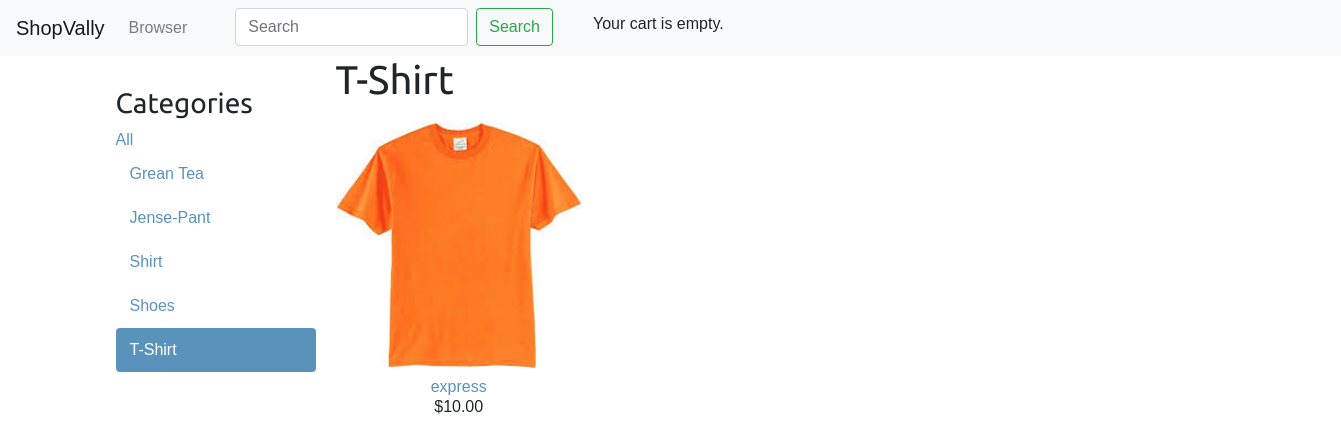
/t-shirt/, run on the app's committed database.
### shop/models.py (models this page shows, shortened)
class Category(models.Model):
    name = models.CharField(max_length=200,
                            db_index=True)
    slug = models.SlugField(max_length=200,
                            unique=True)
    class Meta:
        ordering = ('name',)
        verbose_name = 'category'
        verbose_name_plural = 'categories'
    def get_absolute_url(self):
            return reverse('shop:product_list_by_category',
                           args=[self.slug])

class Product(models.Model):
    category = models.ForeignKey(Category,
                                 related_name='products',
                                 on_delete=models.CASCADE)
    name = models.CharField(max_length=200, db_index=True)
    slug = models.SlugField(max_length=200, db_index=True)
    image = models.ImageField(upload_to='products/%Y/%m/%d',
                              blank=True)
    description = models.TextField(blank=True)
    price = models.DecimalField(max_digits=10, decimal_places=2)
    available = models.BooleanField(default=True)
    created = models.DateTimeField(auto_now_add=True)
    updated = models.DateTimeField(auto_now=True)
    class Meta:
        ordering = ('name',)
        index_together = (('id', 'slug'),)
    def get_absolute_url(self):
            return reverse('shop:product_detail',
                           args=[self.id, self.slug])

### shop/views.py (the view)
# urls.py: path('',views.product_list, name = 'product_list'),
def product_list(request, category_slug=None):
    category = None
    categories = Category.objects.all()
    products = Product.objects.filter(available=True)
    if category_slug:
        category = get_object_or_404(Category,slug=category_slug)
        products = products.filter(category=category)
    context = {
        'category' :category,
        'categories' : categories,
        'products':products
    }
    return render(request, 'shop/product/list.html',context)

### cart/cart.py (called while the page is built)
    def __len__(self):
        return sum(item['quantity'] for item in self.cart.values())

### cart/context_processors.py (called while the page is built)
def cart(request):
    return {'cart': Cart(request)}

### templates/shop/product/list.html (shortened to what this page needs)
{%extends "shop/base.html"%}
{% load static %}
{% block content %}
<div id="sidebar">
    <h3>Categories</h3>
    <ul class=""
      <li {% if not category %}class="selected"{% endif %}>
        <a href="{% url "shop:product_list" %}">All</a>
      {% for c in categories %}
        <li {% if category.slug == c.slug %}class="selected"{% endif %}>
          <a href="{{ c.get_absolute_url }}">{{ c.name }}</a>
        </li>
      {% endfor %}
    </ul>
  </div>
  <div id="main" class="product-list">
    <h1>{% if category %}{{ category.name }}{% else %}Products{% endif %}</h1>
    {% for product in products %}
      <div class="item">
        <a href="{{ product.get_absolute_url }}">
          <img src="{% if product.image %}{{ product.image.url }}{% else %}{% static "img/no_image.png" %}{% endif %}">
        </a>
        <a href="{{ product.get_absolute_url }}">{{ product.name }}</a><br>
        ${{ product.price }}
      </div>
    {% endfor %}
  </div>
{% endblock %}

### static/css/base.css (style rules this page uses)
#sidebar { width: 220px; padding: 30px 20px 0 0; float: left; }
#sidebar ul { margin: 0; padding: 0; }
#sidebar ul li { margin: 0; list-style: none; padding: 10px 14px; }
#sidebar ul li a { display: block; }
#sidebar ul li.selected { background: #5993bb; border-radius: 4px; }
#sidebar ul li.selected a { color: #fff; }
.product-list .item { width: 25%; padding: 10px 20px 10px 0; float: left; text-align: center; line-height: 1.2; }
.product-list .item img { width: 100%; margin-bottom: 8px; }
#main { float: left; width: 96%; margin-right: -220px; overflow: hidden; }
body { margin: 0; padding: 0; font-family: helvetica, sans-serif; }
h1, h2, h3, h4, h5, h6 { font-family: 'Ubuntu', sans-serif; font-weight: normal; }
a { text-decoration: none; color: #5993bb; }

### data on the page
Category: name "Grean Tea"
Category: name "Jense-Pant"
Category: name "Shirt"
Category: name "Shoes"
Category: name "T-Shirt"
Product: image (picture), name "express", price "10.00"
